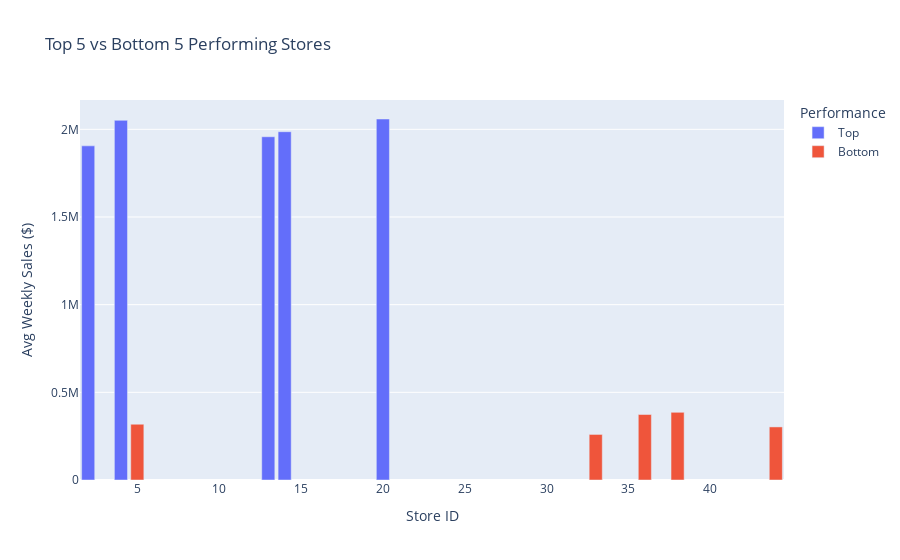

This figure's notebook cell:
### Code cell
# Store-wise comparison: top-performing vs low-performing stores
avg_sales_store = df.groupby('Store')['Weekly_Sales'].mean().reset_index()
avg_sales_store = avg_sales_store.sort_values(by='Weekly_Sales', ascending=False)

# Top and bottom 5 stores
top_5 = avg_sales_store.head(5).copy()
top_5['Performance'] = 'Top'

bottom_5 = avg_sales_store.tail(5).copy()
bottom_5['Performance'] = 'Bottom'
combined_df = pd.concat([top_5, bottom_5])
fig = px.bar(combined_df, x='Store', y='Weekly_Sales', color='Performance',
             title='Top 5 vs Bottom 5 Performing Stores',
             labels={'Weekly_Sales': 'Avg Weekly Sales ($)', 'Store': 'Store ID'})
fig.show()

### Figure 1 — Plotly figure (JSON) as saved in the notebook; plotly's stock layout.template omitted (floating-point values rounded to 4 significant figures)
{"data": [{"hovertemplate": "Performance=Top<br>Store ID=%{x}<br>Avg Weekly Sales ($)=%{y}<extra></extra>", "legendgroup": "Top", "marker": {"color": "#636efa", "pattern": {"shape": ""}}, "name": "Top", "orientation": "v", "showlegend": true, "textposition": "auto", "type": "bar", "x": [20, 4, 14, 13, 2], "xaxis": "x", "y": [2059000.0, 2051000.0, 1987000.0, 1958000.0, 1906000.0], "yaxis": "y"}, {"hovertemplate": "Performance=Bottom<br>Store ID=%{x}<br>Avg Weekly Sales ($)=%{y}<extra></extra>", "legendgroup": "Bottom", "marker": {"color": "#EF553B", "pattern": {"shape": ""}}, "name": "Bottom", "orientation": "v", "showlegend": true, "textposition": "auto", "type": "bar", "x": [38, 36, 5, 44, 33], "xaxis": "x", "y": [385700.0, 373500.0, 318000.0, 302700.0, 259900.0], "yaxis": "y"}], "layout": {"barmode": "relative", "legend": {"title": {"text": "Performance"}, "tracegroupgap": 0}, "title": {"text": "Top 5 vs Bottom 5 Performing Stores"}, "xaxis": {"anchor": "y", "domain": [0, 1], "title": {"text": "Store ID"}}, "yaxis": {"anchor": "x", "domain": [0, 1], "title": {"text": "Avg Weekly Sales ($)"}}}}
